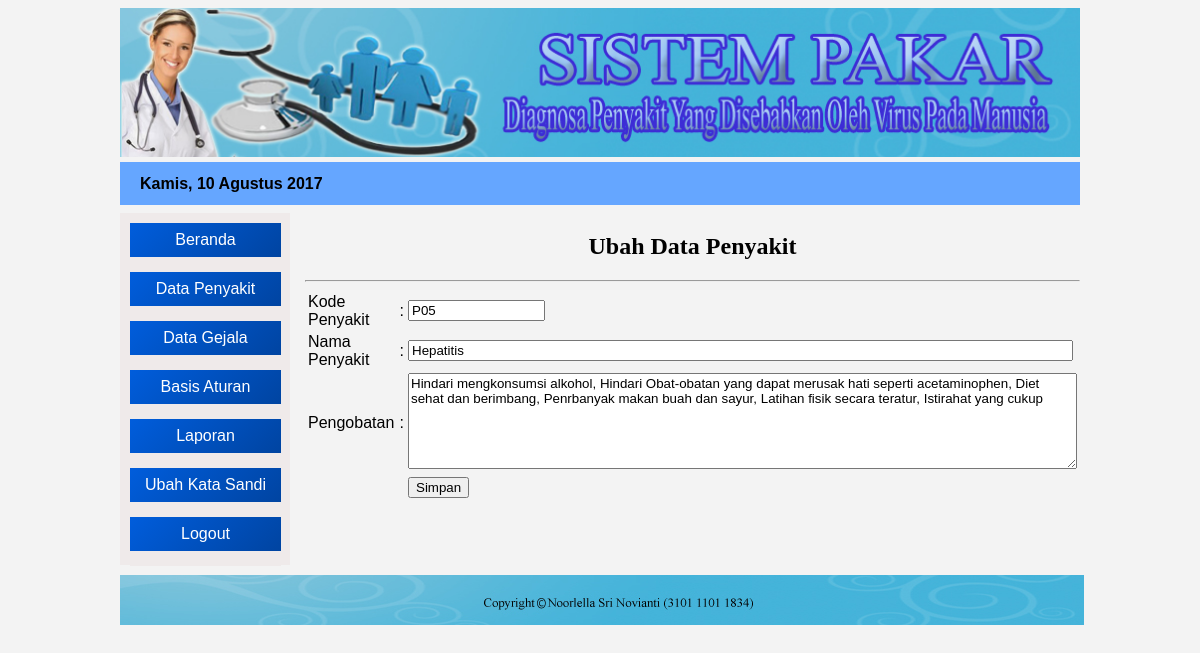
The app's page /admin/index.php?open=Penyakit-Edit&kode=P05 (signed in) with its own data.
### tables this page shows
CREATE TABLE IF NOT EXISTS `tblpenyakit` (
  `kd_penyakit` varchar(7) NOT NULL,
  `nm_penyakit` varchar(40) NOT NULL,
  `nl_penyakit` float NOT NULL,
  `pengobatan` text NOT NULL,
  PRIMARY KEY (`kd_penyakit`)
);

### admin/penyakit_edit.php (the view, shortened to what this page needs)
<center><h2> Ubah Data Penyakit </h2></center> <hr>
<?php
 include "../lib/koneksi.php";
 ?>
<?php
 $kdpenyakit=$_GET['kode'];
 $data = mysqli_query($konek, "select * from tblpenyakit where kd_penyakit='$kdpenyakit'");
 $hasil = mysqli_fetch_array($data);
 ?>
  <form action="<?php $_SERVER['SELF']; ?>" method="post" >
    <table >
       <tr>
       	  <td>Kode Penyakit </td>
          <td>:</td>
       	  <td><input type="text" name="kd_penyakit" size="14" value="<?php echo $hasil['kd_penyakit'] ;?>" readonly="readonly"/></td>
       </tr>
       <tr>
       	 <td>Nama Penyakit</td>
         <td>:</td>
       	 <td><input type="text" name="nm_penyakit" size="80" maxlength="30" value="<?php echo $hasil['nm_penyakit'] ;?>" autofocus>
       	 </td>
       </tr>
       <tr>
         <td>Pengobatan</td>
         <td>:</td>
         <td><textarea cols="81" rows="6" name="pengobatan"><?php echo $hasil['pengobatan']; ?></textarea></td>
       </tr>
       <tr>
       	  <td>&nbsp;</td>
          <td>&nbsp;</td>
       	  <td><input type="submit" name="btnsimpan" value="Simpan"></td>
       </tr>
    </table>
 </form>

### css/desig1.css (style rules this page uses)
* { font-family: Arial, tahoma, sans-serif; }
body { background-color: #f3f3f3; }
#isi h2 { font-family: tahoma, "Times New Roman", "Maiandra GD", sans-serif; }

### records on screen
tblpenyakit: kd_penyakit "P05", nm_penyakit "Hepatitis", pengobatan "Hindari mengkonsumsi alkohol, Hindari Obat-obatan yang dapat merusak hati seperti acetaminophen, Diet sehat dan berimbang, Penrbanyak makan buah dan sayur, Latihan fisik secara teratur, Istirahat yang cukup"

### other values on screen
$namabln "Kamis"
$tgl "10"
$namabulan "Agustus"
$thn "2017"
